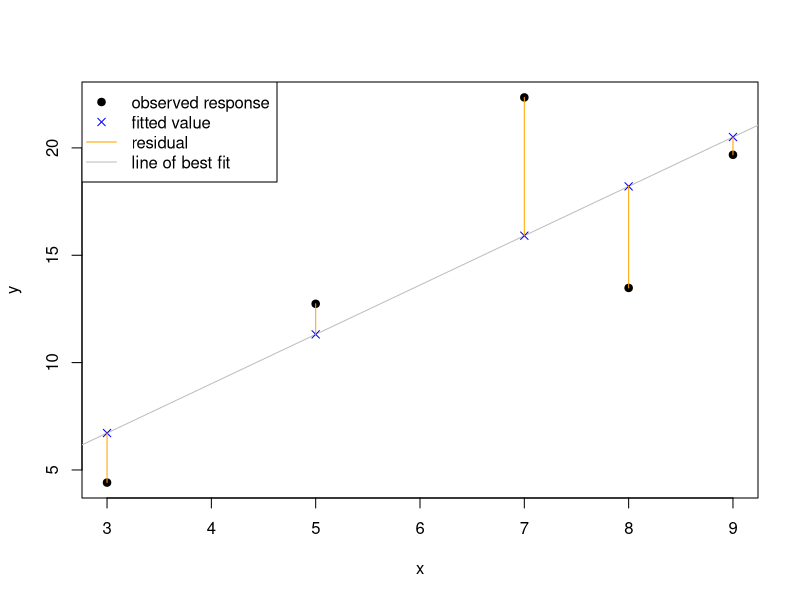

This figure's R source: (Note: this script raises an error after producing the figure.)
## ---- chunk 1
set.seed(2)
x <- c(3, 5, 7, 8, 9)
y <- 2 + 2 * x + rnorm(5, sd = 4)
plot(y ~ x, pch = 19)
lmod <- lm(y ~ x)
yhat <- fitted(lmod)
abline(lmod, col = "grey")
points(yhat ~ x, pch = 4, col = "blue")
segments(x, y, x, yhat, col = "orange")
legend("topleft",
       legend = c("observed response", "fitted value", "residual", "line of best fit"),
       pch = c(19, 4, NA, NA),
       col = c("black", "blue", "orange", "grey"),
       lwd = c(NA, NA, 1, 1))
## ---- chunk 2
# load height data
data(PearsonLee, package = "HistData")
# extract response and predictor variables from data set
y <- PearsonLee$child
x <- PearsonLee$parent
## ---- chunk 3
# function to compute the RSS
# b = c(b0, b1)
compute_rss <- function(b) {
  b0 = b[1] # extract b0 from b
  b1 = b[2] # extract b1 from b
  yhat <- b0 + b1 * x # compute fitted values
  ehat <- y - yhat # compute residuals
  return(sum(ehat^2)) # return RSS
}
## ---- chunk 4
# sequences of candidate b0 and b1 values
b0_seq <- seq(41.06, 41.08, len = 101)
b1_seq <- seq(0.383, 0.385, len = 101)
# matrix to store rss values
rss_mat <- matrix(nrow = length(b0_seq), ncol = length(b1_seq))
# use double loop to compute RSS for all combinations of b0_seq and b1_seq
# seq_along(b0_seq) returns the vector 1:length(b0_seq), but is safer 
for (i in seq_along(b0_seq)) {
  for (j in seq_along(b1_seq)) {
    rss_mat[i, j] <- compute_rss(c(b0_seq[i], b1_seq[j]))
  }
}
## ---- chunk 5
# draw a contour plot of the RSS surface
contour(x = b0_seq, y = b1_seq, z = rss_mat, xlab = "b0", ylab = "b1")
title("RSS surface of Pearson and Lee height data")
## ---- chunk 6
# use the optim function to find the values of b0 and b1 that minimize the RSS
# par is the vector of initial values
# fn is the function to minimize
# $par extracts the values found by optim to minimize fn
optimal_b <- optim(par = c(41, 0.4), fn = compute_rss)$par
# print the optimal values of b
optimal_b
# plot optimal value as an X on the contour plot
contour(x = b0_seq, y = b1_seq, z = rss_mat, xlab = "b0", ylab = "b1")
title("RSS surface of Pearson and Lee height data")
points(x = optimal_b[1], y = optimal_b[2], pch = 4)
## ---- chunk 7
data(penguins, package = "palmerpenguins")
## ---- chunk 8
plot(bill_length_mm ~ body_mass_g, data = penguins,
     ylab = "bill length (mm)", xlab = "body mass (g)",
     main = "Penguin size measurements")
## ---- chunk 9
summary(penguins)
## ---- chunk 10
# remove rows of penguins where bill_length_mm or body_mass_g have NA values 
penguins_clean <- na.omit(penguins[,c("bill_length_mm", "body_mass_g")])
## ---- chunk 11
# extract response and predictor from penguins_clean
y <- penguins_clean$bill_length_mm
x <- penguins_clean$body_mass_g
# determine number of observations
n <- length(y)
## ---- chunk 12
# compute OLS estimates of beta1 and beta0
(b1 <- (sum(x * y) - sum(x) * sum(y) / n)/(sum(x^2) - sum(x)^2/n))
(b0 <- mean(y) - b1 * mean(x))        
## ---- chunk 13
plot(bill_length_mm ~ body_mass_g, data = penguins,
     ylab = "bill length (mm)", xlab = "body mass (g)",
     main = "Penguin size measurements")
# a is the intercept and b is the slope
abline(a = b0, b = b1)
## ---- chunk 14
yhat <- b0 + b1 * x # compute fitted values
ehat <- y - yhat # compute residuals
(rss <- sum(ehat^2)) # sum of the squared residuals
(sigmasqhat <- rss/(n-2)) # estimated error variance
